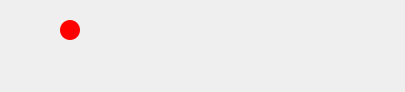
<?xml version="1.0" encoding="UTF-8"?>
<ui version="4.0">
 <class>UserItem</class>
 <widget class="QWidget" name="UserItem">
  <property name="geometry">
   <rect>
    <x>0</x>
    <y>0</y>
    <width>405</width>
    <height>92</height>
   </rect>
  </property>
  <property name="windowTitle">
   <string>Form</string>
  </property>
  <widget class="QLabel" name="avatarLabel">
   <property name="geometry">
    <rect>
     <x>10</x>
     <y>10</y>
     <width>64</width>
     <height>64</height>
    </rect>
   </property>
   <property name="text">
    <string/>
   </property>
  </widget>
  <widget class="QLabel" name="userNameLabel">
   <property name="geometry">
    <rect>
     <x>90</x>
     <y>20</y>
     <width>181</width>
     <height>21</height>
    </rect>
   </property>
   <property name="text">
    <string/>
   </property>
  </widget>
  <widget class="QLabel" name="onOrOffLabel">
   <property name="geometry">
    <rect>
     <x>90</x>
     <y>40</y>
     <width>221</width>
     <height>16</height>
    </rect>
   </property>
   <property name="text">
    <string/>
   </property>
  </widget>
  <widget class="QLabel" name="unreadLabel">
   <property name="geometry">
    <rect>
     <x>60</x>
     <y>20</y>
     <width>20</width>
     <height>20</height>
    </rect>
   </property>
   <property name="sizePolicy">
    <sizepolicy hsizetype="Fixed" vsizetype="Fixed">
     <horstretch>0</horstretch>
     <verstretch>0</verstretch>
    </sizepolicy>
   </property>
   <property name="styleSheet">
    <string notr="true">border-radius:10px;
background-color: rgb(255, 0, 0);
height:20px;
color: rgb(255, 255, 255);
padding:2px;</string>
   </property>
   <property name="text">
    <string/>
   </property>
  </widget>
 </widget>
 <resources/>
 <connections/>
</ui>
